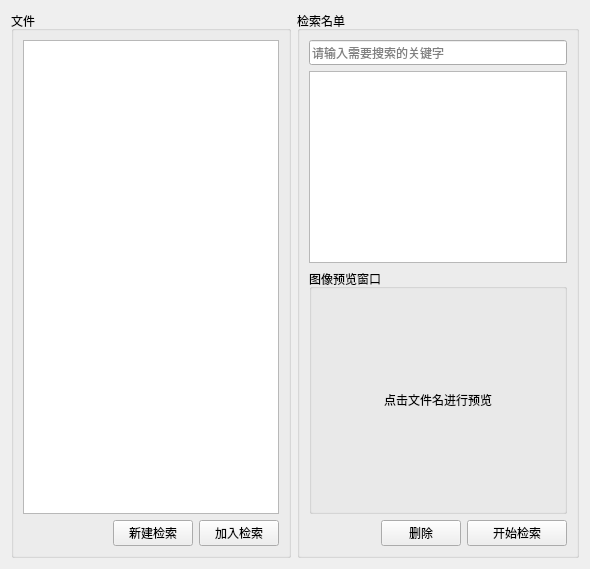
          <widget class="QWidget" name="tab_6">
           <attribute name="title">
            <string>图像选择</string>
           </attribute>
           <layout class="QGridLayout" name="gridLayout_20">
            <item row="0" column="0">
             <widget class="QGroupBox" name="groupBox_11">
              <property name="title">
               <string>文件</string>
              </property>
              <layout class="QGridLayout" name="gridLayout_9">
               <item row="0" column="0" colspan="3">
                <widget class="QTreeView" name="FiletreeView"/>
               </item>
               <item row="1" column="2">
                <widget class="QPushButton" name="AddSearchBtn">
                 <property name="text">
                  <string>加入检索</string>
                 </property>
                </widget>
               </item>
               <item row="1" column="1">
                <widget class="QPushButton" name="setnewPicSearch">
                 <property name="text">
                  <string>新建检索</string>
                 </property>
                </widget>
               </item>
               <item row="1" column="0">
                <spacer name="horizontalSpacer_5">
                 <property name="orientation">
                  <enum>Qt::Horizontal</enum>
                 </property>
                 <property name="sizeHint" stdset="0">
                  <size>
                   <width>40</width>
                   <height>20</height>
                  </size>
                 </property>
                </spacer>
               </item>
              </layout>
             </widget>
            </item>
            <item row="0" column="1">
             <widget class="QGroupBox" name="groupBox_12">
              <property name="title">
               <string>检索名单</string>
              </property>
              <layout class="QGridLayout" name="gridLayout_8">
               <item row="2" column="0" colspan="5">
                <widget class="QGroupBox" name="groupBox_13">
                 <property name="minimumSize">
                  <size>
                   <width>0</width>
                   <height>245</height>
                  </size>
                 </property>
                 <property name="title">
                  <string>图像预览窗口</string>
                 </property>
                 <layout class="QGridLayout" name="gridLayout_25">
                  <item row="0" column="0">
                   <widget class="QLabel" name="piclabel">
                    <property name="text">
                     <string>点击文件名进行预览</string>
                    </property>
                    <property name="alignment">
                     <set>Qt::AlignCenter</set>
                    </property>
                   </widget>
                  </item>
                 </layout>
                </widget>
               </item>
               <item row="3" column="3">
                <widget class="QPushButton" name="DelTableItemBtn">
                 <property name="text">
                  <string>删除</string>
                 </property>
                </widget>
               </item>
               <item row="3" column="2">
                <spacer name="horizontalSpacer">
                 <property name="orientation">
                  <enum>Qt::Horizontal</enum>
                 </property>
                 <property name="sizeHint" stdset="0">
                  <size>
                   <width>40</width>
                   <height>20</height>
                  </size>
                 </property>
                </spacer>
               </item>
               <item row="1" column="0" colspan="5">
                <widget class="QTableView" name="tableView"/>
               </item>
               <item row="0" column="0" colspan="5">
                <widget class="QLineEdit" name="lineEdit">
                 <property name="maximumSize">
                  <size>
                   <width>16777215</width>
                   <height>16777215</height>
                  </size>
                 </property>
                 <property name="font">
                  <font>
                   <family>微软雅黑 Light</family>
                  </font>
                 </property>
                 <property name="placeholderText">
                  <string>请输入需要搜索的关键字</string>
                 </property>
                </widget>
               </item>
               <item row="3" column="0">
                <widget class="QLabel" name="picnum_label">
                 <property name="text">
                  <string/>
                 </property>
                </widget>
               </item>
               <item row="3" column="4">
                <widget class="QPushButton" name="StartSearchBtn">
                 <property name="minimumSize">
                  <size>
                   <width>100</width>
                   <height>0</height>
                  </size>
                 </property>
                 <property name="maximumSize">
                  <size>
                   <width>100</width>
                   <height>16777215</height>
                  </size>
                 </property>
                 <property name="text">
                  <string>开始检索</string>
                 </property>
                </widget>
               </item>
               <item row="3" column="1">
                <widget class="QLabel" name="videonum_label_2">
                 <property name="text">
                  <string/>
                 </property>
                </widget>
               </item>
              </layout>
             </widget>
            </item>
           </layout>
          </widget>
